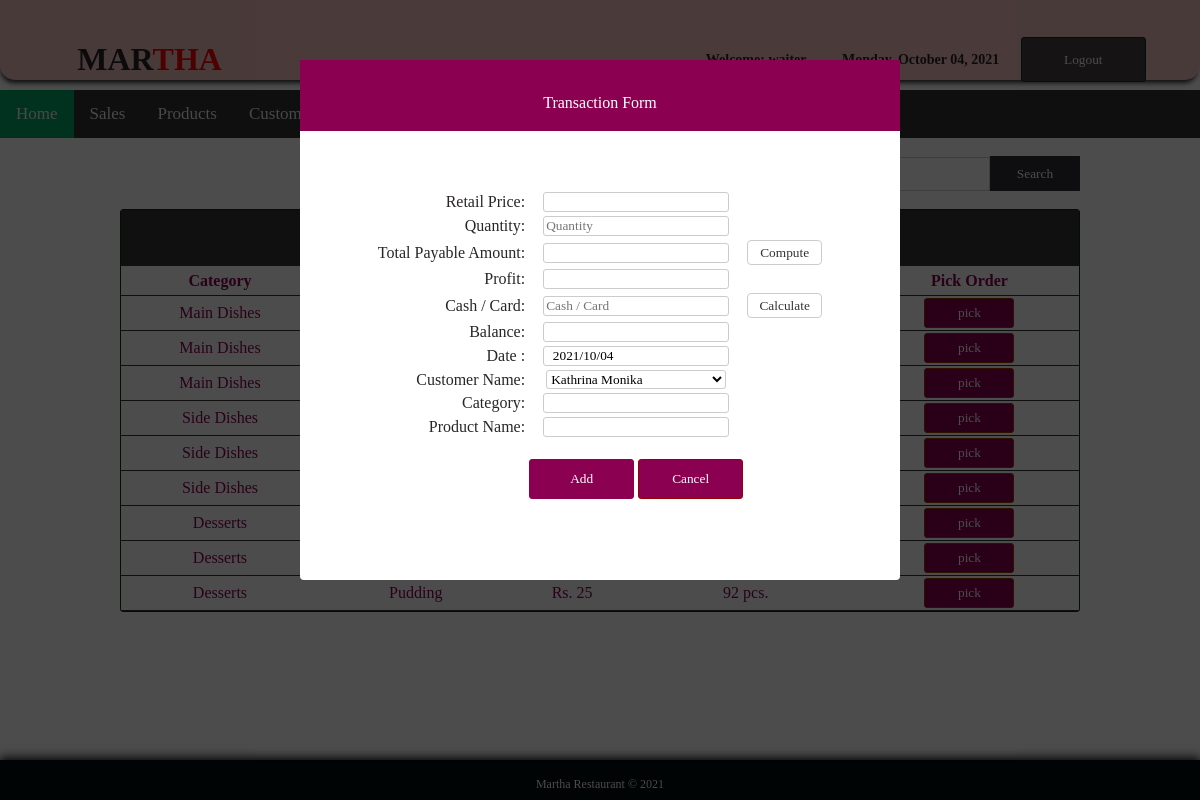
The page /Web-based_Application/process_sales.php (signed in) on the database its author committed.
### tables this page shows
CREATE TABLE `products` (
  `id` int(11) NOT NULL,
  `category` varchar(100) NOT NULL,
  `name` varchar(100) NOT NULL,
  `quantity` int(11) NOT NULL,
  `purchase` int(11) NOT NULL,
  `retail` int(11) NOT NULL
);

### Web-based_Application/process_sales.php (the view, shortened to what this page needs)
<?php include 'config.php';?>
<!DOCTYPE html PUBLIC "-//W3C//DTD XHTML 1.0 Transitional//EN" "http://www.w3.org/TR/xhtml1/DTD/xhtml1-transitional.dtd">
<html xmlns="http://www.w3.org/1999/xhtml">
<head>
</head>
<link rel="stylesheet" type="text/css" href="css/css1.css">
<body>
<div id="container">
<div id="header">
<table cellspacing="0" width="100%" border="0" cellpadding="20px">
<tr>
	<td width="56%">
    <table width="41%" border="0" cellspacing="0" cellpadding="0">
	  <tr>
	  <th scope="col"><h1>MAR<span style="color:red;">THA</span></h1></th>
	    </tr>
	  </table></td>
    <td style="font-size:14px;">
      <table width="93%" border="0" cellspacing="0" cellpadding="0">
        <tr>
        	<th scope="col">Welcome: <?php echo $_SESSION['username'];?></th>
          	<th scope="col"><?php
			$Today = date('y:m:d',time());
			$new = date('l, F d, Y', strtotime($Today));
			echo $new;
			?></th>
          	<th scope="col" width="20px"><a href="logout.php">
            <input type="button" id="btnadd" value="Logout" align="middle" />
          	</a></th>
        </tr>
  </table></td>
    </tr>
</table>
</div>
<br><br><br><br><br>
<div class="topnav" id="myTopnav">
  <a href="index.php" class="active">Home</a>
  <a href="sales.php">Sales</a>
  <a href="products.php">Products</a>
  <a href="customers.php">Customers</a>
  <div class="dropdown">
    <button class="dropbtn">Sales Report
    </button>
  </div>
</div>
<br>
<table width="80%" border="0" align="center" cellpadding="0" cellspacing="0">
      <tr>
      	<td width="573">&nbsp;  </td>
        <td width="304" align="right"><form action="result.php" method="get" ecntype="multipart/data-form">
        <input type="submit" id="btnsearch" value="Search" name="search" />
        </form></td>
      </tr>
</table></th>
  <div id="footer">
<table border="0" cellpadding="15px" align="center"; style="size: 12px; font-family: 'Comic Sans MS', cursive; color: #FFF; font-size: 12px;">
<tr>
	<td>
  Martha Restaurant &copy; 2021
    </td>
</tr>
</table>
</div>
  <div id="popup-box2" class="popup-position1">
<div id="popup-wrapper2">
<div id="popup-container2">
    <div id="popup-head-color5">
    <br>
    <p style="font-family:'Comic Sans MS', cursive; font-size:16px;"> Transaction Form </p>
    </div>
<?php
$id = $_GET['id'];
$view = "SELECT * from products where md5(id) = '$id'";
$result = $db_link->query($view);
$row = $result->fetch_assoc();
?>
    <br>
    <form action="" method="POST">
    <table border="0" align="center">
    <form method="POST">
    <form method="post">
    <tr>
    <td><input type="text" id="txtbox" name="purchase" value="<?php echo $row['purchase'];?>" hidden><br></td>
    </tr>
    <tr>
    <td align="right">Retail Price:</td>
    <td><input type="text" id="txtbox" name="amnt" value="<?php echo $row['retail'];?>" readonly><br></td>
    </tr>
    <tr>
    <td align="right">Quantity:</td>
    <td><input type="text" id="txtbox" name="quant" value="<?php echo @$quant ?>" placeholder="Quantity" required></td>
    </tr>
    <tr>
    <td align="right">Total Payable Amount:</td>
    <td><input type="text" id="txtbox" name="total" value="<?php echo @$total ?>" readonly></td>
    <td><input type="submit" name="calculate" value="Compute" id="btncalc"></td>
    </tr>
    <tr>
    <td align="right">Profit:</td>
    <td><input type="text" id="txtbox" name="profit" value="<?php echo @$profit ?>" readonly><br></td>
    </tr>
    </form>
    <tr>
    <td align="right">Cash / Card:</td>
    <td><input type="text" id="txtbox" value="<?php echo @$payment ?>" name="tendered" placeholder="Cash / Card"></td>
    <td><input type="submit" value="Calculate" name="sub" id="btncalc"></td>
    </tr>
    <tr>
    <td align="right">Balance:</td>
    <td><input type="text" id="txtbox" name="changed" value="<?php echo @$change ?>" readonly></td>
    </tr>
    </form>
    <tr>
    <td align="right"> Date : </td>
    <td> <input type="text" name="dates" id="txtbox" value="<?php echo "  ". date("Y/m/d")?>" readonly> </td>
    </tr>
    <tr>
    <td align="right">Customer Name:</td>
    <td>
    <select name="customers" id="txtbox" readonly>
    <?php
	$query="SELECT * FROM customers";
	$result=mysqli_query($db_link, $query);
	while ($row1=mysqli_fetch_array($result)){?>
	<option><?php echo $row1['name']; ?></option>
	<?php
}?>
    </select>
    </td>
    </tr>
    <tr>
    <td align="right">Category:</td>
    <td><input type="text" id="txtbox" name="category" value="<?php echo $row['category'];?>" readonly><br></td>
    </tr>
    <tr>
    <td align="right">Product Name:</td>
    <td><input type="text" id="txtbox" name="name" value="<?php echo $row['name'];?>" readonly><br></td>
    </tr>
    <br>
    <tr  align="center">
    <td>&nbsp;  </td>
    <td>
    <br>
    <input type="SUBMIT" name="update" id="btnnav1" value="Add"></form>
    <a href="sales.php"><input type="button" id="btnnav1" style="border:1px solid #900; background: #8c0052; height:40px; width:105px; border-radius:3px; color:#FFF;" value="Cancel"></a>
</div>
</div>
</div>
  <br>
  <tr>
    <td>
    <table border="0" cellpadding="0" cellspacing="0" align="center" width="80%" style="border:1px solid #030; color:#8c0052;">
     <tr>
     <th colspan="7" align="center" height="55px" style="border-bottom:1px solid #363636; background: #363636; color:#FFF;"> Select Products </th>
    </tr>
      <tr height="30px">
        <th style="border-bottom:1px solid #333;"> Category </th>
        <th style="border-bottom:1px solid #333;"> Name </th>
        <th style="border-bottom:1px solid #333;"> Price </th>
        <th style="border-bottom:1px solid #333;"> Quantity Left </th>
        <th style="border-bottom:1px solid #333;"> Pick Order </th>
      </tr>
       <?php
$query="SELECT * FROM products";
$result=mysqli_query($db_link, $query);
while ($row=mysqli_fetch_array($result)){?>
      <tr align="center" style="height:35px">
      	<td style="border-bottom:1px solid #333;"> <?php echo $row['category']; ?> </td>
        <td style="border-bottom:1px solid #333;"> <?php echo $row['name']; ?> </td>
        <td style="border-bottom:1px solid #333;">Rs. <?php echo $row['retail']; ?> </td>
        <td style="border-bottom:1px solid #333;"> <?php echo $row['quantity']; ?> pcs. </td>
        <td style="border-bottom:1px solid #333;">
        <a href="process_sales.php?id=<?php echo md5($row['id']);?>"><input type="button" value="pick" style="width:90px; height:30px; color:#FFF; background: #8c0052; border:1px solid #930; border-radius:3px; font-family: 'Comic Sans MS', cursive;"></a>
        </td>
      </tr>
   <?php
}?>
    </table>
  </td>
  </tr>
</div>
</body>
</html>

### Web-based_Application/css/css1.css (style rules this page uses)
html { font-family: "Comic sans MS", cursive; color: rgb(41, 38, 37); height:100%; margin:0; padding:0; -webkit-background-size: cover; -moz-background-size: cover; -o-background-size: cover; background-size: cover; }
body { margin:0; font-size:16px; height:100%; margin:0; padding:0; background:url(../images/bg_food.jpg) no-repeat center fixed; -webkit-background-size: cover; -moz-background-size: cover; -o-background-size: cover; background-size: cover; }
#container { height:100px; width: auto; margin:0 auto; }
#header { box-shadow: -1px 5px 5px -2px #333333; position:fixed; width:100%; height:80px; border-radius:0px 0px 15px 15px; background-color:rgb(247, 195, 195); }
#footer { clear: both; background: rgb(1, 12, 12); height: 40px; width: 100%; position: fixed; left: 0px; bottom: 0px; text-align: center; box-shadow:0px -1px 10px 1px #000; }
#btnnav1 { border:1px solid #8c0052; background: #8c0052; border-radius:3px; height:40px; width:105px; color:#FFF; font-family:"Comic Sans MS", cursive; }
#btnsearch { border:1px solid #333; background: rgb(48, 48, 58); height:35px; width:90px; color: #FFF; font-family:"Comic Sans MS", cursive; }
#btnadd { border:1px solid #033; background: rgb(73, 64, 72); border-radius:3px; height:45px; width:125px; color: #FFF; font-family:"Comic Sans MS", cursive; }
#txtbox { border:1px solid #CCC; background: #FFF; border-radius:3px; width:180px; font-family:"Comic Sans MS", cursive; }
.popup-position1 { display: block; position:fixed; top:0; left:0; background-color:rgba(0,0,0,0.7); width:100%; height:100%; }
#popup-wrapper2 { width:600px; margin:60px auto; text-align:center; }
#popup-container2 { background-color:#fff; border-radius:4px; text-align:center; height:520px; }
#popup-head-color5 { width:600px; height:1px; color:#FFF; background: #8c0052; margin-left:auto; margin-right:auto; padding:0px 0px 70px; }
#btncalc { border:1px solid #CCC; color:#333; background:#FFF; height:25px; width:75px; border-radius:4px; font-family: "Comic Sans MS", cursive; }
a:link { color:#FFF; text-decoration: none; }
table { border-radius:3px; text-align: center; }
.topnav { overflow: hidden; background-color: #333; }
.topnav a { float: left; display: block; color: #f2f2f2; text-align: center; padding: 14px 16px; text-decoration: none; font-size: 17px; }
.active { background-color: #04AA6D; color: white; }
.dropdown { float: left; overflow: hidden; }
.dropdown .dropbtn { font-size: 17px; border: none; outline: none; color: white; padding: 14px 16px; background-color: inherit; font-family: inherit; margin: 0; }

### rows shown on the page
products: category "Main Dishes"
products: category "Main Dishes"
products: category "Main Dishes"
products: category "Side Dishes"
products: category "Side Dishes"
products: category "Side Dishes"
products: category "Desserts"
products: category "Desserts"
products: category "Desserts", name "Pudding", retail "25", quantity "92"

### other values the page prints
form field customers "Kathrina Monika"
